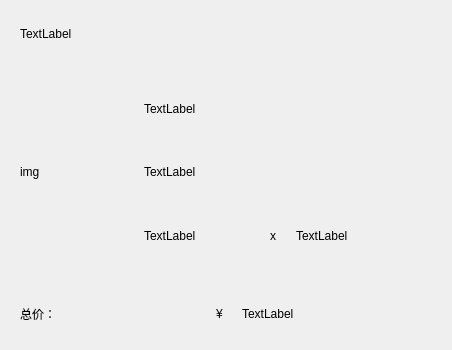
<?xml version="1.0" encoding="UTF-8"?>
<ui version="4.0">
 <class>OrderItem</class>
 <widget class="QWidget" name="OrderItem">
  <property name="geometry">
   <rect>
    <x>0</x>
    <y>0</y>
    <width>450</width>
    <height>350</height>
   </rect>
  </property>
  <property name="sizePolicy">
   <sizepolicy hsizetype="Fixed" vsizetype="Fixed">
    <horstretch>0</horstretch>
    <verstretch>0</verstretch>
   </sizepolicy>
  </property>
  <property name="windowTitle">
   <string>Form</string>
  </property>
  <layout class="QVBoxLayout" name="verticalLayout_2">
   <item>
    <widget class="QWidget" name="widget" native="true">
     <property name="sizePolicy">
      <sizepolicy hsizetype="Fixed" vsizetype="Fixed">
       <horstretch>0</horstretch>
       <verstretch>0</verstretch>
      </sizepolicy>
     </property>
     <property name="minimumSize">
      <size>
       <width>430</width>
       <height>45</height>
      </size>
     </property>
     <property name="maximumSize">
      <size>
       <width>430</width>
       <height>45</height>
      </size>
     </property>
     <layout class="QVBoxLayout" name="verticalLayout_5">
      <item>
       <widget class="QLabel" name="label_seller">
        <property name="text">
         <string>TextLabel</string>
        </property>
       </widget>
      </item>
     </layout>
    </widget>
   </item>
   <item>
    <widget class="QWidget" name="widget_2" native="true">
     <property name="sizePolicy">
      <sizepolicy hsizetype="Fixed" vsizetype="Fixed">
       <horstretch>0</horstretch>
       <verstretch>0</verstretch>
      </sizepolicy>
     </property>
     <property name="minimumSize">
      <size>
       <width>430</width>
       <height>220</height>
      </size>
     </property>
     <property name="maximumSize">
      <size>
       <width>430</width>
       <height>220</height>
      </size>
     </property>
     <layout class="QHBoxLayout" name="horizontalLayout_2">
      <item>
       <widget class="QLabel" name="label_img">
        <property name="sizePolicy">
         <sizepolicy hsizetype="Fixed" vsizetype="Fixed">
          <horstretch>0</horstretch>
          <verstretch>0</verstretch>
         </sizepolicy>
        </property>
        <property name="minimumSize">
         <size>
          <width>100</width>
          <height>130</height>
         </size>
        </property>
        <property name="maximumSize">
         <size>
          <width>100</width>
          <height>130</height>
         </size>
        </property>
        <property name="text">
         <string>img</string>
        </property>
       </widget>
      </item>
      <item>
       <widget class="QWidget" name="widget_3" native="true">
        <property name="maximumSize">
         <size>
          <width>16777215</width>
          <height>16777215</height>
         </size>
        </property>
        <layout class="QVBoxLayout" name="verticalLayout">
         <item>
          <widget class="QWidget" name="widget_6" native="true">
           <layout class="QVBoxLayout" name="verticalLayout_4">
            <item>
             <widget class="QLabel" name="label_name">
              <property name="text">
               <string>TextLabel</string>
              </property>
             </widget>
            </item>
           </layout>
          </widget>
         </item>
         <item>
          <widget class="QWidget" name="widget_5" native="true">
           <layout class="QVBoxLayout" name="verticalLayout_3">
            <item>
             <widget class="QLabel" name="label_size">
              <property name="text">
               <string>TextLabel</string>
              </property>
             </widget>
            </item>
           </layout>
          </widget>
         </item>
         <item>
          <widget class="QWidget" name="widget_4" native="true">
           <layout class="QHBoxLayout" name="horizontalLayout_3">
            <item>
             <widget class="QLabel" name="label_price">
              <property name="minimumSize">
               <size>
                <width>120</width>
                <height>0</height>
               </size>
              </property>
              <property name="text">
               <string>TextLabel</string>
              </property>
             </widget>
            </item>
            <item>
             <widget class="QLabel" name="label">
              <property name="maximumSize">
               <size>
                <width>20</width>
                <height>16777215</height>
               </size>
              </property>
              <property name="text">
               <string>x</string>
              </property>
             </widget>
            </item>
            <item>
             <widget class="QLabel" name="label_count">
              <property name="text">
               <string>TextLabel</string>
              </property>
             </widget>
            </item>
           </layout>
          </widget>
         </item>
        </layout>
       </widget>
      </item>
     </layout>
    </widget>
   </item>
   <item>
    <widget class="QWidget" name="widget_7" native="true">
     <layout class="QHBoxLayout" name="horizontalLayout">
      <item>
       <widget class="QLabel" name="label_2">
        <property name="text">
         <string>总价：</string>
        </property>
       </widget>
      </item>
      <item>
       <widget class="QLabel" name="label_3">
        <property name="maximumSize">
         <size>
          <width>20</width>
          <height>16777215</height>
         </size>
        </property>
        <property name="text">
         <string>¥</string>
        </property>
       </widget>
      </item>
      <item>
       <widget class="QLabel" name="label_sum">
        <property name="text">
         <string>TextLabel</string>
        </property>
       </widget>
      </item>
     </layout>
    </widget>
   </item>
  </layout>
 </widget>
 <resources/>
 <connections/>
</ui>
